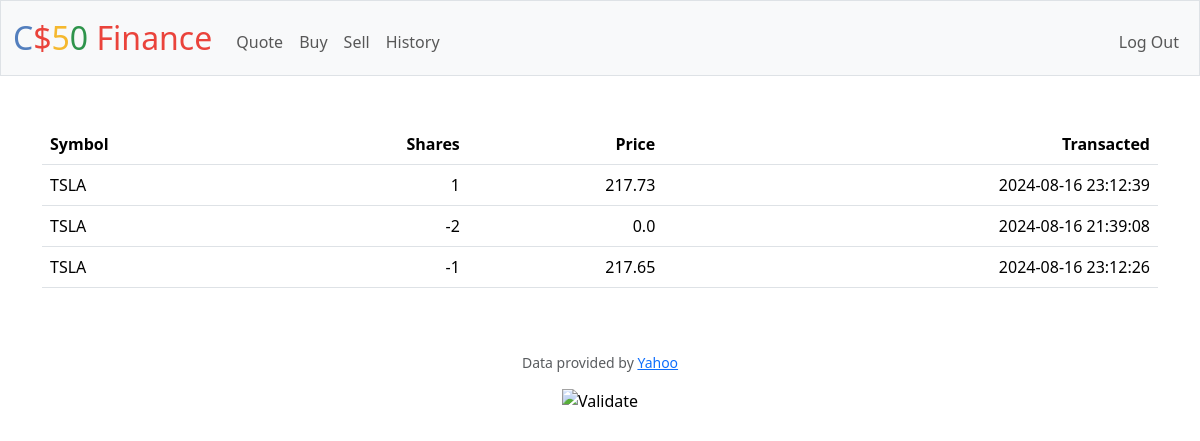
Screenshot of /history (signed in) with the database file from the repository.
### tables this page shows
CREATE TABLE 'buydata' ("id" INTEGER NOT NULL, "symbol" TEXT NOT NULL, "shares" INTEGER NOT NULL DEFAULT 0, "time" DATETIME NOT NULL, 'cost'  FLOAT NOT NULL );

CREATE TABLE "selldata"("id" INTEGER NOT NULL, "symbol" TEXT NOT NULL, "shares" INTEGER NOT NULL DEFAULT 0, "time" DATETIME NOT NULL, "cost" FLOAT NOT NULL DEFAULT 0);

### app.py (the view)
@app.route("/history")
@login_required
def history():
    if request.method == "GET":
        bhai = db.execute("SELECT * FROM buydata WHERE id = (?)",session["user_id"] )
        salmon = db.execute("SELECT * FROM selldata WHERE id = (?)",session["user_id"])
        return render_template("history.html",bhai = bhai, salmon = salmon)
    return apology("TODO")

### app.py (called while the page is built)
@app.after_request
def after_request(response):
    response.headers["Cache-Control"] = "no-cache, no-store, must-revalidate"
    response.headers["Expires"] = 0
    response.headers["Pragma"] = "no-cache"
    return response

### helpers.py (called while the page is built)
def login_required(f):
    @wraps(f)
    def decorated_function(*args, **kwargs):
        if session.get("user_id") is None:
            return redirect("/login")
        return f(*args, **kwargs)
    return decorated_function

### templates/history.html (shortened to what this page needs)
{% extends "layout.html" %}
{% block main %}
<table class="table">
    <thead>
        <tr>
            <th class="text-start">Symbol</th>
            <th class="text-end">Shares</th>
            <th class="text-end">Price</th>
            <th class="text-end">Transacted</th>
        </tr>
    </thead>
    <tbody>
            {% for shi in bhai %}
            <tr>
                <td class="text-start">{{shi.symbol}}</td>
                <td class="text-end">{{shi.shares}}</td>
                <td class="text-end">{{shi.cost}}</td>
                <td class="text-end">{{shi.time}}</td>
            </tr>
            {% endfor %}
            {% for type in salmon%}
            <tr>
                <td class="text-start">{{type.symbol}}</td>
                <td class="text-end">-{{type.shares}}</td>
                <td class="text-end">{{type.cost}}</td>
                <td class="text-end">{{type.time}}</td>
            </tr>
            {% endfor %}
    </tbody>
</table>
{% endblock %}

### rows the page displays
buydata: symbol "TSLA", shares "1", cost "217.73", time "2024-08-16 23:12:39"
selldata: symbol "TSLA", shares "2", cost "0.0", time "2024-08-16 21:39:08"
selldata: symbol "TSLA", shares "1", cost "217.65", time "2024-08-16 23:12:26"
